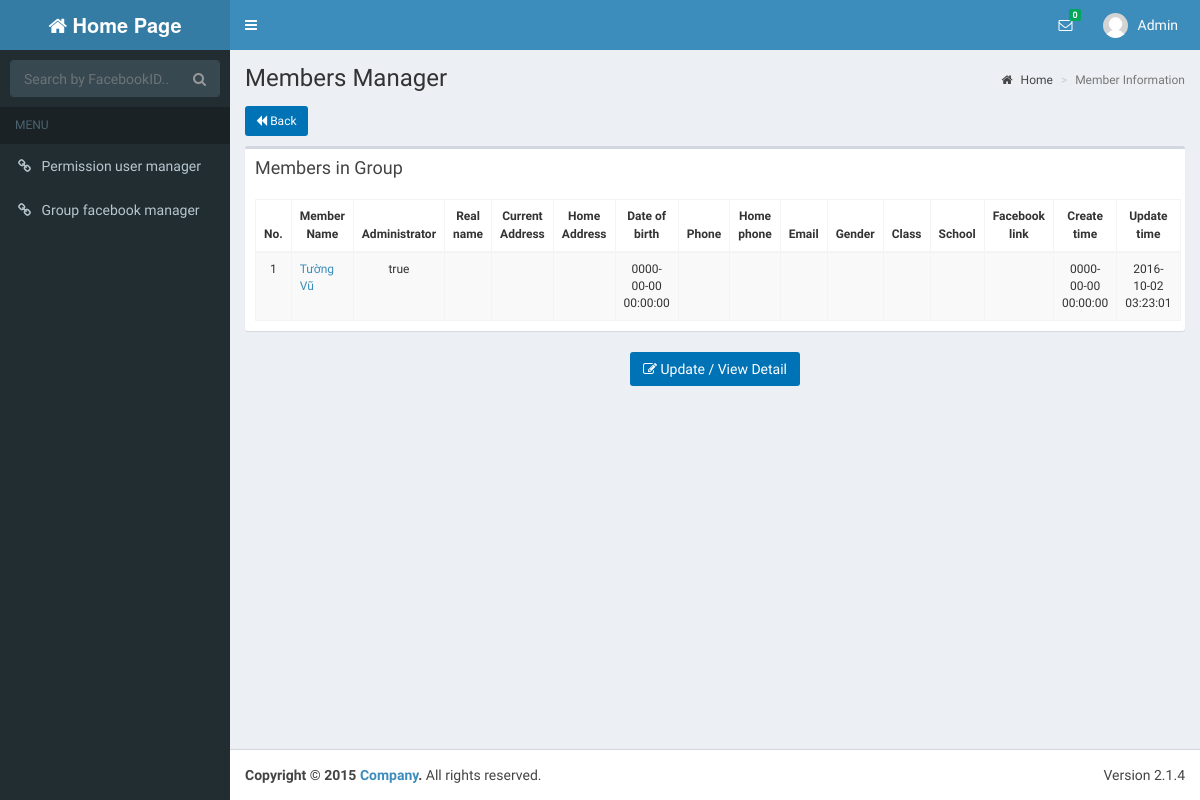
Page /memberView.php?facebookGroupId=548960115147783&groupId=58 (signed in) on the earlier database version.
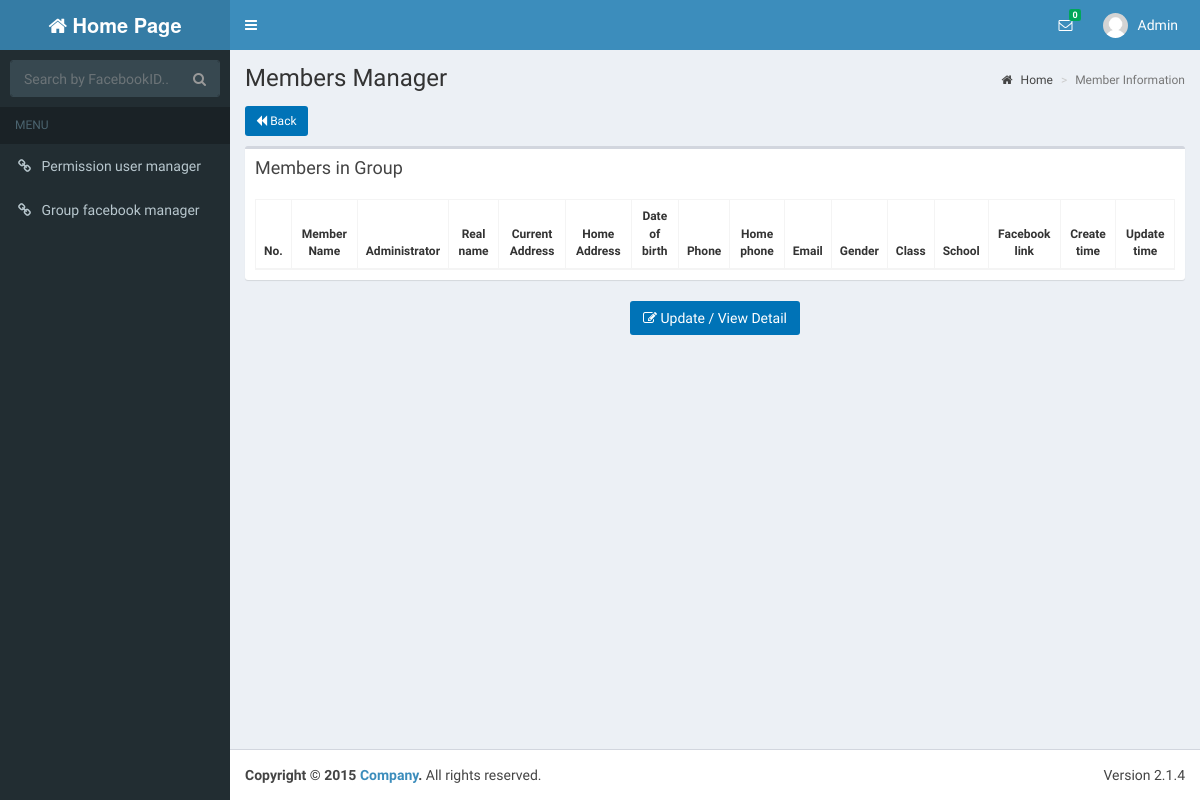
Same page on the later database version.
### tables this page shows
CREATE TABLE IF NOT EXISTS `members` (
  `MemberId` int(20) NOT NULL AUTO_INCREMENT,
  `FacebookIdMember` varchar(30) NOT NULL,
  `Name` varchar(100) NOT NULL,
  `Administrator` tinyint(1) DEFAULT NULL,
  `GroupId` int(20) DEFAULT NULL,
  `RealName` varchar(200) DEFAULT NULL,
  `Address1` varchar(100) DEFAULT NULL,
  `Address2` varchar(100) DEFAULT NULL,
  `Birthday` datetime DEFAULT NULL,
  `PhoneNumber1` varchar(15) DEFAULT NULL,
  `PhoneNumber2` varchar(15) DEFAULT NULL,
  `Email` varchar(30) DEFAULT NULL,
  `Gender` varchar(10) DEFAULT NULL,
  `Class` varchar(100) DEFAULT NULL,
  `School` varchar(100) DEFAULT NULL,
  `FacebookLink` varchar(100) DEFAULT NULL,
  `FacebookProfileId` varchar(100) DEFAULT NULL,
  `CreateTime` timestamp NOT NULL DEFAULT '0000-00-00 00:00:00',
  `UpdateTime` timestamp NOT NULL DEFAULT '0000-00-00 00:00:00' ON UPDATE CURRENT_TIMESTAMP,
  PRIMARY KEY (`MemberId`),
  KEY `fk_members_groups_idx` (`GroupId`)
);

### dao/db_connect.php (called while the page is built, shortened)
<?php
class DB_CONNECT {
    function connect() {
        $con = @mysql_connect(DB_SERVER, DB_USER, DB_PASSWORD) or die(mysql_error());
        return $con;
    }
}
?>

### dao/daoMembers.php (called while the page is built, shortened)
<?php
require_once 'db_connect.php';
require_once '/../models/members.php';
$memberId = "MemberId";
$facebookIdMember = "FacebookIdMember";
$name = "Name";
$administrator = "Administrator";
$groupId = "GroupId";
$realName = "RealName";
$address1 = "Address1";
$address2 = "Address2";
$birthday = "Birthday";
$phoneNumber1 = "PhoneNumber1";
$phoneNumber2 = "PhoneNumber2";
$email = "Email";
$gender = "Gender";
$class = "Class";
$school = "School";
$facebookLink = "FacebookLink";
$facebookProfileId = "FacebookProfileId";
$createTime = "CreateTime";
$updateTime = "UpdateTime";
function getListMembersUsingGroupId($varName) {
 global    $memberId, $facebookIdMember, $name, $administrator, $groupId, $realName, $address1, $address2, $birthday, $phoneNumber1, $phoneNumber2, $email, $gender, $class, $school,$facebookLink, $facebookProfileId, $createTime, $updateTime;
$listMembers = array();
    $result = mysql_query("SELECT *FROM members WHERE ".$groupId."='".$varName."'") or die(mysql_error());
    if (mysql_num_rows($result) > 0) {
        while ($row = mysql_fetch_array($result)) {
            $members = new Members();
            $members->setMemberId($row[$memberId]);
            $members->setFacebookIdMember($row[$facebookIdMember]);
            $members->setName($row[$name]);
            $members->setAdministrator($row[$administrator]);
            $members->setGroupId($row[$groupId]);
            $members->setRealName($row[$realName]);
            $members->setAddress1($row[$address1]);
            $members->setAddress2($row[$address2]);
            $members->setBirthday($row[$birthday]);
            $members->setPhoneNumber1($row[$phoneNumber1]);
            $members->setPhoneNumber2($row[$phoneNumber2]);
            $members->setEmail($row[$email]);
            $members->setGender($row[$gender]);
            $members->setClass($row[$class]);
            $members->setSchool($row[$school]);
            $members->setFacebookLink($row[$facebookLink]);
            $members->setFacebookProfileId($row[$facebookProfileId]);
            $members->setCreateTime($row[$createTime]);
            $members->setUpdateTime($row[$updateTime]);
            array_push($listMembers, $members);
        }
    }
    return $listMembers;
}
?>

### dao/daoUsers.php (called while the page is built, shortened)
<?php
require_once 'db_connect.php';
$userId = "UserId";
$userName = "UserName";
$password = "Password";
$fullName = "FullName";
$avatar = "Avatar";
$address1 = "Address1";
$address2 = "Address2";
$phoneNumber1 = "PhoneNumber1";
$phoneNumber2 = "PhoneNumber2";
$email = "Email";
$gender = "Gender";
$school = "School";
$class = "Class";
$createTime = "CreateTime";
$updateTime = "UpdateTime";
function getUserById($varUserName) {
    global $userId, $userName, $password, $fullName, $address1, $address2, $birthday, $phoneNumber1, $phoneNumber2, $email, $gender, $createTime, $updateTime, $school, $class, $avatar;
    $result = mysql_query("SELECT * ,DATE_FORMAT(Birthday, \"%d-%l-%Y\") AS DOB FROM users WHERE UserId = '" . $varUserName . "'") or die(mysql_error());
    if (mysql_num_rows($result) > 0) {
        while ($row = mysql_fetch_array($result)) {
            $users = new Users();
            $users->setUserId($row[$userId]);
            $users->setUserName($row[$userName]);
            $users->setPassword($row[$password]);
            $users->setFullName($row[$fullName]);
            $users->setAddress2($row[$address2]);
            $users->setAddress1($row[$address1]);
            $users->setBirthday($row['DOB']);
            $users->setAvatar($row[$avatar]);
            $users->setPhoneNumber2($row[$phoneNumber2]);
            $users->setPhoneNumber1($row[$phoneNumber1]);
            $users->setEmail($row[$email]);
            $users->setGender($row[$gender]);
            $users->setSchool($row[$school]);
            $users->setClass($row[$class]);
            $users->setCreateTime($row[$createTime]);
            $users->setUpdateTime($row[$updateTime]);
            return $users;
        }
    }
    return null;
}
?>

### models/members.php (called while the page is built, shortened)
<?php
class Members {
    private $facebookIdMember;
    private $name;
    private $administrator;
    private $birthday;
    private $createTime;
    private $updateTime;
    function getFacebookIdMember() {
        return $this->facebookIdMember;
    }
    function getName() {
        return $this->name;
    }
    function getAdministrator() {
        return $this->administrator;
    }
    function getBirthday() {
        return $this->birthday;
    }
    function getCreateTime() {
        return $this->createTime;
    }
    function getUpdateTime() {
        return $this->updateTime;
    }
    function setFacebookIdMember($facebookIdMember) {
        $this->facebookIdMember = $facebookIdMember;
    }
    function setName($name) {
        $this->name = $name;
    }
    function setAdministrator($administrator) {
        $this->administrator = $administrator;
    }
    function setBirthday($birthday) {
        $this->birthday = $birthday;
    }
    function setCreateTime($createTime) {
        $this->createTime = $createTime;
    }
    function setUpdateTime($updateTime) {
        $this->updateTime = $updateTime;
    }
}
?>

### memberView.php (the view, shortened to what the changed rows need)
<!DOCTYPE html>
<?php
require_once '/dao/daoUsers.php';
require_once '/dao/daoMembers.php';
require_once '/models/members.php';
$userNameLogin = getUserById($_SESSION['user_id']);
if (isset($_GET['groupId'])) {
    $listMembers = (array) getListMembersUsingGroupId($_GET['groupId']);
}else {
    header("Location: homePage.php");
    return;
}
?>
<html>
    <head>
        <?php include 'includeCss.php'; ?>
        <link rel="stylesheet" href="bootstrap/css/sweetalert.css"/>
    </head>
    <body class="hold-transition skin-blue sidebar-mini">
        <div class="wrapper">
            <div class="content-wrapper">
                <section class="content-header">
                    <h1>
                        Members Manager
                    </h1>
                </section>
                <section class="content">
                    <form id="form_id"  method="post" enctype="multipart/form-data">
                        <div class="row">
                            <div class="col-md-12">
                                <div class="box table-responsive">
                                    <div class="box-body ">
                                        <table name= "data" id="example1" class="table table-bordered text-sm table-striped" cellspacing="0" width="100%">
                                            <thead>
                                                <tr>
                                                    <th class="text-center" >No.</th>
                                                    <th class="text-center" >Member Name</th>
                                                    <th class="text-center" >Administrator</th>
                                                    <th class="text-center" >Real name</th>
                                                    <th class="text-center" >Current Address</th>
                                                    <th class="text-center" >Home Address</th>
                                                    <th class="text-center" >Date of birth</th>
                                                    <th class="text-center" >Phone</th>
                                                    <th class="text-center" >Home phone</th>
                                                    <th class="text-center" >Email</th>
                                                    <th class="text-center" >Gender</th>
                                                    <th class="text-center" >Class</th>
                                                    <th class="text-center" >School</th>
                                                    <th class="text-center" >Facebook link</th>
                                                    <th class="text-center" >Create time</th>
                                                    <th class="text-center" >Update time</th>
                                                </tr>
                                            </thead>
                                            <tbody>
                                                <?php
                                                $i = 1;
                                                foreach ($listMembers as $row) {
                                                    echo '<tr>';
                                                    echo "<td class=\"text-center\">{$i}</td>";
                                                    echo "<td class=\"text-left\"><a href=https://www.facebook.com/{$row->getFacebookIdMember()}>{$row->getName()}</a></td>";
                                                    if ($row->getAdministrator() == 1)
                                                        echo "<td class=\"text-center\">true</td>";
                                                    else
                                                        echo "<td class=\"text-center\">false</td>";
                                                    echo "<td class=\"text-center\">{$row->getRealName()}</td>";
                                                    echo "<td class=\"text-center\">{$row->getAddress1()}</td>";
                                                    echo "<td class=\"text-center\">{$row->getAddress2()}</td>";
                                                    echo "<td class=\"text-center\">{$row->getBirthday()}</td>";
                                                    echo "<td class=\"text-center\">{$row->getPhoneNumber1()}</td>";
                                                    echo "<td class=\"text-center\">{$row->getPhoneNumber2()}</td>";
                                                    echo "<td class=\"text-center\">{$row->getEmail()}</td>";
                                                    echo "<td class=\"text-center\">{$row->getGender()}</td>";
                                                    echo "<td class=\"text-center\">{$row->getClass()}</td>";
                                                    echo "<td class=\"text-center\">{$row->getSchool()}</td>";
                                                    echo "<td class=\"text-center\">{$row->getFacebookLink()}</td>";
                                                    echo "<td class=\"text-center\">{$row->getCreateTime()}</td>";
                                                    echo "<td class=\"text-center\">{$row->getUpdateTime()}</td>";
                                                    echo '</tr>';
                                                    $i++;
                                                }
                                                ?>
                                            </tbody>
                                        </table>
                                    </div>
                                </div>
                            </div>
                        </div>
                    </form>
                </section>
            </div>
        </div>
    </body>
</html>

Differences in the rows shown:
removed members: Name "Tường Vũ", Administrator "true", Birthday "0000-00-00 00:00:00", CreateTime "0000-00-00 00:00:00", UpdateTime "2016-10-02 03:23:01"
